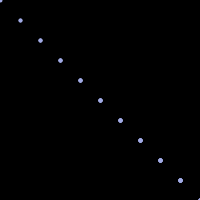
Frame 1 (no input)
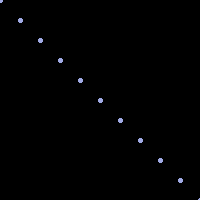
Frame 60 (the mouse pressed at the canvas centre just before this capture)
Frame 120 (the mouse held since frame 60 and released just before this capture): identical to frame 60, image omitted

The Processing sketch that drew these frames (run headless with seeded random() and noise(); from frame 60 on, the mouse is pressed at the canvas centre):

// Processing sketch: processing_93616
// ── processing_93616.pde

void setup (){
  size(200,200);
  background (0);
}
  void draw (){
   stroke (162,171,229);
    strokeWeight (4);{
       for (int mouseX=0; mouseX<200; mouseX=mouseX+20)
       for (int mouseY=0; mouseY<200; mouseY=mouseY+20)
  point (mouseX+mouseY, mouseY+mouseX);
  }
   
  }
